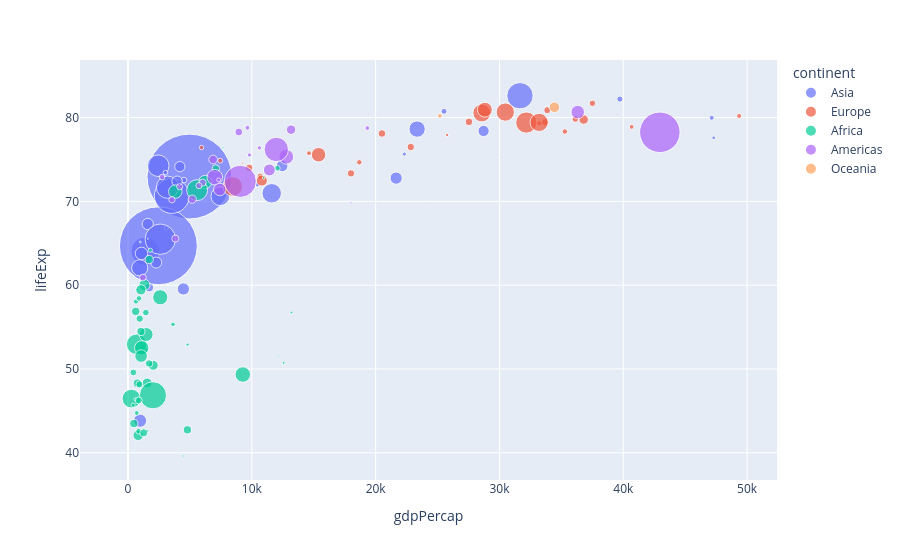

The cell this chart's notebook holds for it:
### Code cell
px.scatter(gapminder2007, x = "gdpPercap", y = "lifeExp", color = 'continent',
          size = 'pop', size_max = 60, hover_name = "country")

### Figure 1 — Plotly figure (JSON) as saved in the notebook; plotly's stock layout.template omitted (floating-point values rounded to 4 significant figures)
{"data": [{"hovertemplate": "<b>%{hovertext}</b><br><br>continent=Asia<br>gdpPercap=%{x}<br>lifeExp=%{y}<br>pop=%{marker.size}<extra></extra>", "hovertext": ["Afghanistan", "Bahrain", "Bangladesh", "Cambodia", "China", "Hong Kong, China", "India", "Indonesia", "Iran", "Iraq", "Israel", "Japan", "Jordan", "Korea, Dem. Rep.", "Korea, Rep.", "Kuwait", "Lebanon", "Malaysia", "Mongolia", "Myanmar", "Nepal", "Oman", "Pakistan", "Philippines", "Saudi Arabia", "Singapore", "Sri Lanka", "Syria", "Taiwan", "Thailand", "Vietnam", "West Bank and Gaza", "Yemen, Rep."], "legendgroup": "Asia", "marker": {"color": "#636efa", "size": [31889923, 708573, 150448339, 14131858, 1318683096, 6980412, 1110396331, 223547000, 69453570, 27499638, 6426679, 127467972, 6053193, 23301725, 49044790, 2505559, 3921278, 24821286, 2874127, 47761980, 28901790, 3204897, 169270617, 91077287, 27601038, 4553009, 20378239, 19314747, 23174294, 65068149, 85262356, 4018332, 22211743], "sizemode": "area", "sizeref": 366300.0, "symbol": "circle"}, "mode": "markers", "name": "Asia", "orientation": "v", "showlegend": true, "type": "scatter", "x": [974.6, 29800.0, 1391.0, 1714.0, 4959.0, 39720.0, 2452.0, 3541.0, 11610.0, 4471.0, 25520.0, 31660.0, 4519.0, 1593.0, 23350.0, 47310.0, 10460.0, 12450.0, 3096.0, 944.0, 1091.0, 22320.0, 2606.0, 3190.0, 21650.0, 47140.0, 3970.0, 4185.0, 28720.0, 7458.0, 2442.0, 3025.0, 2281.0], "xaxis": "x", "y": [43.83, 75.64, 64.06, 59.72, 72.96, 82.21, 64.7, 70.65, 70.96, 59.55, 80.75, 82.6, 72.53, 67.3, 78.62, 77.59, 71.99, 74.24, 66.8, 62.07, 63.78, 75.64, 65.48, 71.69, 72.78, 79.97, 72.4, 74.14, 78.4, 70.62, 74.25, 73.42, 62.7], "yaxis": "y"}, {"hovertemplate": "<b>%{hovertext}</b><br><br>continent=Europe<br>gdpPercap=%{x}<br>lifeExp=%{y}<br>pop=%{marker.size}<extra></extra>", "hovertext": ["Albania", "Austria", "Belgium", "Bosnia and Herzegovina", "Bulgaria", "Croatia", "Czech Republic", "Denmark", "Finland", "France", "Germany", "Greece", "Hungary", "Iceland", "Ireland", "Italy", "Montenegro", "Netherlands", "Norway", "Poland", "Portugal", "Romania", "Serbia", "Slovak Republic", "Slovenia", "Spain", "Sweden", "Switzerland", "Turkey", "United Kingdom"], "legendgroup": "Europe", "marker": {"color": "#EF553B", "size": [3600523, 8199783, 10392226, 4552198, 7322858, 4493312, 10228744, 5468120, 5238460, 61083916, 82400996, 10706290, 9956108, 301931, 4109086, 58147733, 684736, 16570613, 4627926, 38518241, 10642836, 22276056, 10150265, 5447502, 2009245, 40448191, 9031088, 7554661, 71158647, 60776238], "sizemode": "area", "sizeref": 366300.0, "symbol": "circle"}, "mode": "markers", "name": "Europe", "orientation": "v", "showlegend": true, "type": "scatter", "x": [5937.0, 36130.0, 33690.0, 7446.0, 10680.0, 14620.0, 22830.0, 35280.0, 33210.0, 30470.0, 32170.0, 27540.0, 18010.0, 36180.0, 40680.0, 28570.0, 9254.0, 36800.0, 49360.0, 15390.0, 20510.0, 10810.0, 9787.0, 18680.0, 25770.0, 28820.0, 33860.0, 37510.0, 8458.0, 33200.0], "xaxis": "x", "y": [76.42, 79.83, 79.44, 74.85, 73.0, 75.75, 76.49, 78.33, 79.31, 80.66, 79.41, 79.48, 73.34, 81.76, 78.89, 80.55, 74.54, 79.76, 80.2, 75.56, 78.1, 72.48, 74.0, 74.66, 77.93, 80.94, 80.88, 81.7, 71.78, 79.42], "yaxis": "y"}, {"hovertemplate": "<b>%{hovertext}</b><br><br>continent=Africa<br>gdpPercap=%{x}<br>lifeExp=%{y}<br>pop=%{marker.size}<extra></extra>", "hovertext": ["Algeria", "Angola", "Benin", "Botswana", "Burkina Faso", "Burundi", "Cameroon", "Central African Republic", "Chad", "Comoros", "Congo, Dem. Rep.", "Congo, Rep.", "Cote d'Ivoire", "Djibouti", "Egypt", "Equatorial Guinea", "Eritrea", "Ethiopia", "Gabon", "Gambia", "Ghana", "Guinea", "Guinea-Bissau", "Kenya", "Lesotho", "Liberia", "Libya", "Madagascar", "Malawi", "Mali", "Mauritania", "Mauritius", "Morocco", "Mozambique", "Namibia", "Niger", "Nigeria", "Reunion", "Rwanda", "Sao Tome and Principe", "Senegal", "Sierra Leone", "Somalia", "South Africa", "Sudan", "Swaziland", "Tanzania", "Togo", "Tunisia", "Uganda", "Zambia", "Zimbabwe"], "legendgroup": "Africa", "marker": {"color": "#00cc96", "size": [33333216, 12420476, 8078314, 1639131, 14326203, 8390505, 17696293, 4369038, 10238807, 710960, 64606759, 3800610, 18013409, 496374, 80264543, 551201, 4906585, 76511887, 1454867, 1688359, 22873338, 9947814, 1472041, 35610177, 2012649, 3193942, 6036914, 19167654, 13327079, 12031795, 3270065, 1250882, 33757175, 19951656, 2055080, 12894865, 135031164, 798094, 8860588, 199579, 12267493, 6144562, 9118773, 43997828, 42292929, 1133066, 38139640, 5701579, 10276158, 29170398, 11746035, 12311143], "sizemode": "area", "sizeref": 366300.0, "symbol": "circle"}, "mode": "markers", "name": "Africa", "orientation": "v", "showlegend": true, "type": "scatter", "x": [6223.0, 4797.0, 1441.0, 12570.0, 1217.0, 430.1, 2042.0, 706.0, 1704.0, 986.1, 277.6, 3633.0, 1545.0, 2082.0, 5581.0, 12150.0, 641.4, 690.8, 13210.0, 752.7, 1328.0, 942.7, 579.2, 1463.0, 1569.0, 414.5, 12060.0, 1045.0, 759.3, 1043.0, 1803.0, 10960.0, 3820.0, 823.7, 4811.0, 619.7, 2014.0, 7670.0, 863.1, 1598.0, 1712.0, 862.5, 926.1, 9270.0, 2602.0, 4513.0, 1107.0, 883.0, 7093.0, 1056.0, 1271.0, 469.7], "xaxis": "x", "y": [72.3, 42.73, 56.73, 50.73, 52.3, 49.58, 50.43, 44.74, 50.65, 65.15, 46.46, 55.32, 48.33, 54.79, 71.34, 51.58, 58.04, 52.95, 56.73, 59.45, 60.02, 56.01, 46.39, 54.11, 42.59, 45.68, 73.95, 59.44, 48.3, 54.47, 64.16, 72.8, 71.16, 42.08, 52.91, 56.87, 46.86, 76.44, 46.24, 65.53, 63.06, 42.57, 48.16, 49.34, 58.56, 39.61, 52.52, 58.42, 73.92, 51.54, 42.38, 43.49], "yaxis": "y"}, {"hovertemplate": "<b>%{hovertext}</b><br><br>continent=Americas<br>gdpPercap=%{x}<br>lifeExp=%{y}<br>pop=%{marker.size}<extra></extra>", "hovertext": ["Argentina", "Bolivia", "Brazil", "Canada", "Chile", "Colombia", "Costa Rica", "Cuba", "Dominican Republic", "Ecuador", "El Salvador", "Guatemala", "Haiti", "Honduras", "Jamaica", "Mexico", "Nicaragua", "Panama", "Paraguay", "Peru", "Puerto Rico", "Trinidad and Tobago", "United States", "Uruguay", "Venezuela"], "legendgroup": "Americas", "marker": {"color": "#ab63fa", "size": [40301927, 9119152, 190010647, 33390141, 16284741, 44227550, 4133884, 11416987, 9319622, 13755680, 6939688, 12572928, 8502814, 7483763, 2780132, 108700891, 5675356, 3242173, 6667147, 28674757, 3942491, 1056608, 301139947, 3447496, 26084662], "sizemode": "area", "sizeref": 366300.0, "symbol": "circle"}, "mode": "markers", "name": "Americas", "orientation": "v", "showlegend": true, "type": "scatter", "x": [12780.0, 3822.0, 9066.0, 36320.0, 13170.0, 7007.0, 9645.0, 8948.0, 6025.0, 6873.0, 5728.0, 5186.0, 1202.0, 3548.0, 7321.0, 11980.0, 2749.0, 9809.0, 4173.0, 7409.0, 19330.0, 18010.0, 42950.0, 10610.0, 11420.0], "xaxis": "x", "y": [75.32, 65.55, 72.39, 80.65, 78.55, 72.89, 78.78, 78.27, 72.23, 74.99, 71.88, 70.26, 60.92, 70.2, 72.57, 76.19, 72.9, 75.54, 71.75, 71.42, 78.75, 69.82, 78.24, 76.38, 73.75], "yaxis": "y"}, {"hovertemplate": "<b>%{hovertext}</b><br><br>continent=Oceania<br>gdpPercap=%{x}<br>lifeExp=%{y}<br>pop=%{marker.size}<extra></extra>", "hovertext": ["Australia", "New Zealand"], "legendgroup": "Oceania", "marker": {"color": "#FFA15A", "size": [20434176, 4115771], "sizemode": "area", "sizeref": 366300.0, "symbol": "circle"}, "mode": "markers", "name": "Oceania", "orientation": "v", "showlegend": true, "type": "scatter", "x": [34440.0, 25190.0], "xaxis": "x", "y": [81.23, 80.2], "yaxis": "y"}], "layout": {"legend": {"itemsizing": "constant", "title": {"text": "continent"}, "tracegroupgap": 0}, "margin": {"t": 60}, "xaxis": {"anchor": "y", "domain": [0, 1], "title": {"text": "gdpPercap"}}, "yaxis": {"anchor": "x", "domain": [0, 1], "title": {"text": "lifeExp"}}}}
